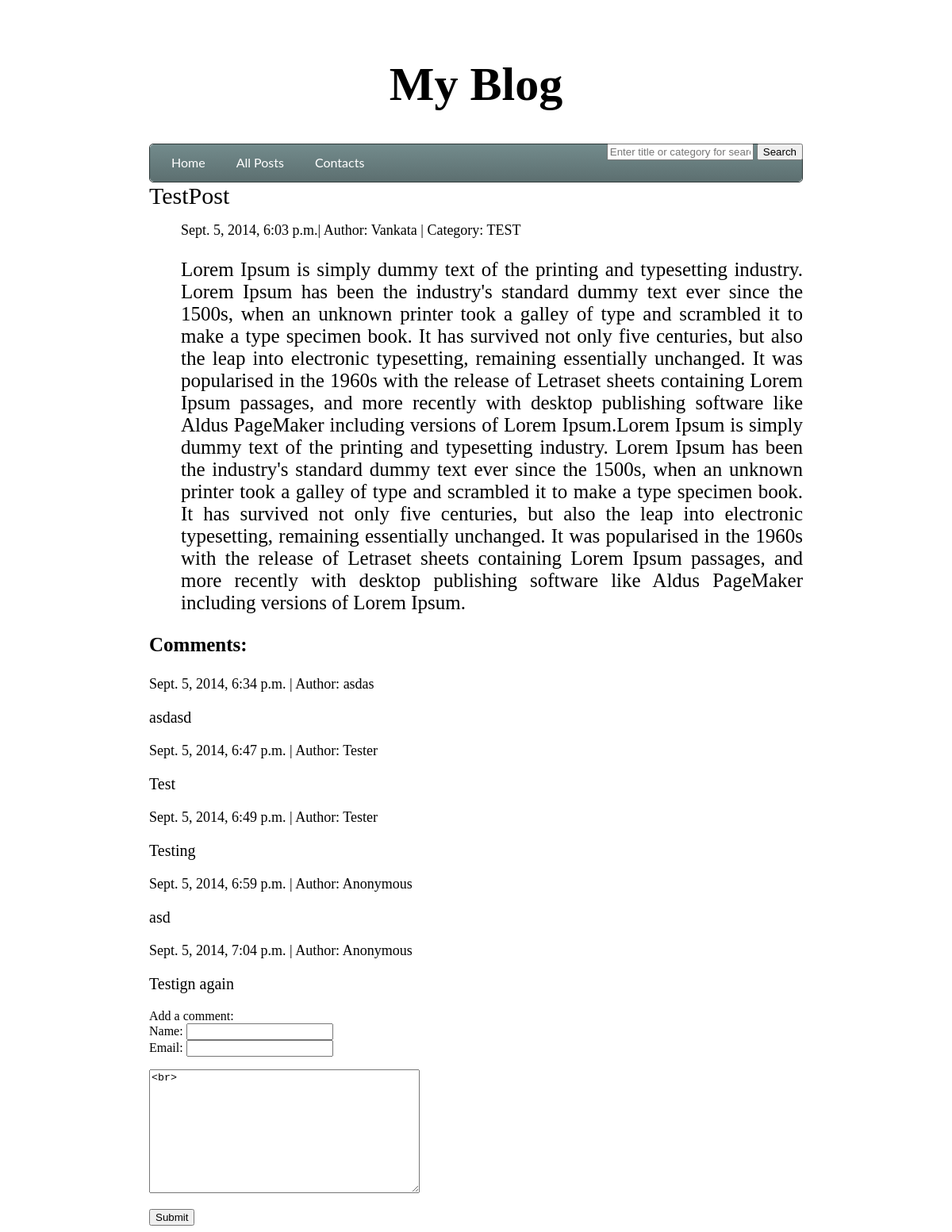
Page /blog/1/ on the committed database.
### blog/models.py (models this page shows, shortened)
class Post(models.Model):
    title = models.CharField(max_length=100)
    body_text = models.TextField()
    author = models.CharField(max_length=100, default='Vankata')
    category = models.CharField(max_length=50, default='')
    pub_date = models.DateTimeField(auto_now_add=True)

class Comments(models.Model):
    pub_date = models.DateTimeField(auto_now_add=True)
    author = models.CharField(max_length=60)
    body = models.TextField()
    post = models.ForeignKey(Post)
    email = models.EmailField()

### blog/views.py (the view, shortened to what this page needs)
# urls.py: url(r'(?P<post_id>\d+)/', views.post, name='post'),
def post(request, post_id):
    post = Post.objects.get(pk=post_id)
    comments = Comments.objects.filter(post=post)
    context = {'post': post, 'user': request.user, 'comments': comments,
               'form': CommentForm()}
    return render(request, 'blog/posts.html', context)

### blog/forms.py
class CommentForm(ModelForm):
    class Meta:
        model = Comments
        exclude = ["post"]

### blog/templates/blog/posts.html
{% extends 'blog/base.html'%}
    {% block content %}
<div class="title">{{ post.title }}</div>
<ul>
    <div class="information">{{ post.pub_date }}| Author: {{post.author}} {% if post.category %} | Category: {{ post.category }} {% endif %}</div>
    <div class="body">{{ post.body_text|linebreaks }}</div>
</ul>
{% if comments %}
    <p id="start_of_comments">Comments:</p>
{% endif %}
{% for comment in comments %}
    <div class="comment">
        <div class="information">{{ comment.pub_date }} | Author: {{ comment.author }}</div>
        <div class="comment_body">{{ comment.body|linebreaks }}</div>
    </div>
{% endfor %}
<div id="addc">Add a comment:</div>
<form action="{% url 'blog:post' post.id %}" method="POST">{% csrf_token %}
    <div id="cform">
        Name: {{ form.author }} <br />
        Email: {{form.email}}
        <p>{{ form.body|linebreaks }}</p>
    </div>
    <div id="submit"><input type="submit" value="Submit"></div>
</form>
        {% endblock %}

### blog/static/blog/style.css (style rules this page uses)
body { padding-left:15%; padding-right:15%; padding-top:2%; font-family: 'Times New Roman', Times, serif; }
.title { font-size:30px; text-align:left; }
.body { text-align:justify; font-size:25px; }
.information { font-size:18px; }
.comment_body { font-size: 20px; }
#start_of_comments { font-size:25px; font-weight:bold; }

### rows in the picture
Post: title "TestPost", pub_date "Sept. 5, 2014, 6:03 p.m.", author "Vankata", category "TEST", body_text "Lorem Ipsum is simply dummy text of the printing and typesetting industry. Lorem Ipsum has been the industry's standard dummy text ever since the 1500s, when an unknown printer took a galley of type and scrambled it to make a type specimen book. It has survived not only five centuries, but also the leap into electronic typesetting, remaining essentially unchanged. It was popularised in the 1960s with the release of Letraset sheets containing Lorem Ipsum passages, and more recently with desktop publishing software like Aldus PageMaker including versions of Lorem Ipsum.Lorem Ipsum is simply dummy text of the printing and typesetting industry. Lorem Ipsum has been the industry's standard dummy…"
Comments: pub_date "Sept. 5, 2014, 6:34 p.m.", author "asdas", body "asdasd"
Comments: pub_date "Sept. 5, 2014, 6:47 p.m.", author "Tester", body "Test"
Comments: pub_date "Sept. 5, 2014, 6:49 p.m.", author "Tester", body "Testing"
Comments: pub_date "Sept. 5, 2014, 6:59 p.m.", author "Anonymous", body "asd"
Comments: pub_date "Sept. 5, 2014, 7:04 p.m.", author "Anonymous", body "Testign again"
